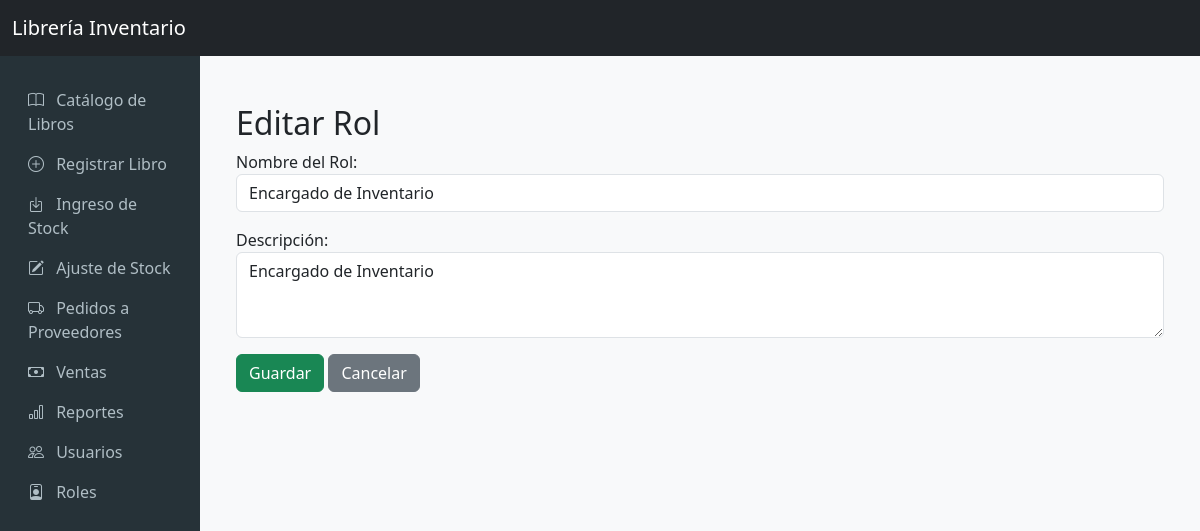
/usuarios/roles/2/editar/ (signed in), run on the app's committed database.
### usuarios/models.py (models this page shows, shortened)
class Rol(models.Model):
    nombre_rol = models.CharField(max_length=100, unique=True, verbose_name='Nombre del Rol')
    descripcion = models.TextField(verbose_name='Descripción')
    class Meta:
        verbose_name = 'Rol'
        verbose_name_plural = 'Roles'

### usuarios/views.py (the view, shortened to what this page needs)
# urls.py: path('roles/<int:pk>/editar/', RolUpdateView.as_view(), name='rol_update'),
class RolUpdateView(LoginRequiredMixin, PermissionRequiredMixin, UpdateView):
    model = Rol
    form_class = RolForm
    template_name = 'usuarios/rol_form.html'
    success_url = reverse_lazy('rol_list')
    permission_required = 'usuarios.change_rol'

### usuarios/forms.py (shortened to what this page needs)
class RolForm(forms.ModelForm):
    class Meta:
        model = Rol
        fields = ['nombre_rol', 'descripcion']
        widgets = {
            'nombre_rol': forms.TextInput(attrs={'class': 'form-control'}),
            'descripcion': forms.Textarea(attrs={'class': 'form-control', 'rows': 3}),
        }

### usuarios/templates/usuarios/rol_form.html (shortened to what this page needs)
{% extends 'base.html' %}
{% block content %}
<div class="container mt-4">
    <h2>{% if form.instance.pk %}Editar Rol{% else %}Nuevo Rol{% endif %}</h2>
    <form method="post">
        {{ form.as_p }}
        <button type="submit" class="btn btn-success">Guardar</button>
        <a href="{% url 'rol_list' %}" class="btn btn-secondary">Cancelar</a>
    </form>
</div>
{% endblock %}

### templates/base.html (style rules this page uses)
body { background-color: #f8f9fa; }

### data on the page
Rol: nombre_rol "Encargado de Inventario", descripcion "Encargado de Inventario"
